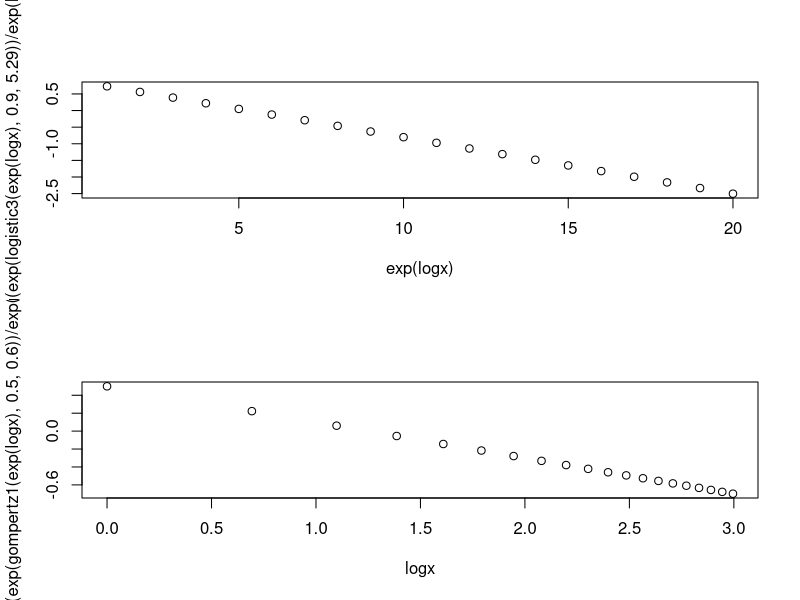
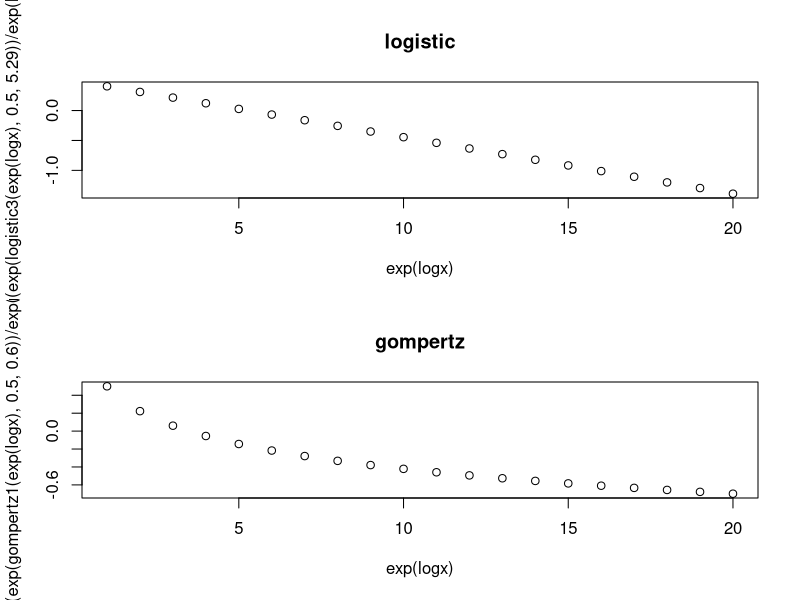

R code for these plots, in order:
# play with gompertz and logistic growth model parameterizations
# figure out what's the same and what's different and how they
# model growth

logistic1 <- function(Nt, r, K, theta = 1) {
  r * (1 - (Nt/K)^theta)
}

#logistic2 <- function(Nt, r, K) {
  #r * Nt * (1 - Nt/K)
#}

# both return log(abundance_{t + 1})
logistic3 <- function(Nt, r, K) {
  log(Nt) + r * (1 - Nt/K)
}

gompertz1 <- function(Nt, lambda, b) {
  lambda + b * log(Nt)
}

gompertz2 <- function(Nt, lambda, b) {
  log(Nt) + lambda + b * log(Nt)
}

N <- 50
logx <- log(seq(1, 20))
r <- 0.8
K <- 10

par(mfrow = c(2, 1))
plot(exp(logx), log(exp(logistic3(exp(logx), 0.9, 5.29))/exp(logx)))
plot(logx, log(exp(gompertz1(exp(logx), 0.5, 0.6))/exp(logx)))
#plot(logx, log(exp(gompertz2(exp(logx), 0.5, 0.6-1))/exp(logx)))

#exp(1.0/0.6)

par(mfrow = c(2, 1))
plot(exp(logx), log(exp(logistic3(exp(logx), 0.5, 5.29))/exp(logx)), main = "logistic")
plot(exp(logx), log(exp(gompertz1(exp(logx), 0.5, 0.6))/exp(logx)), main = "gompertz")
